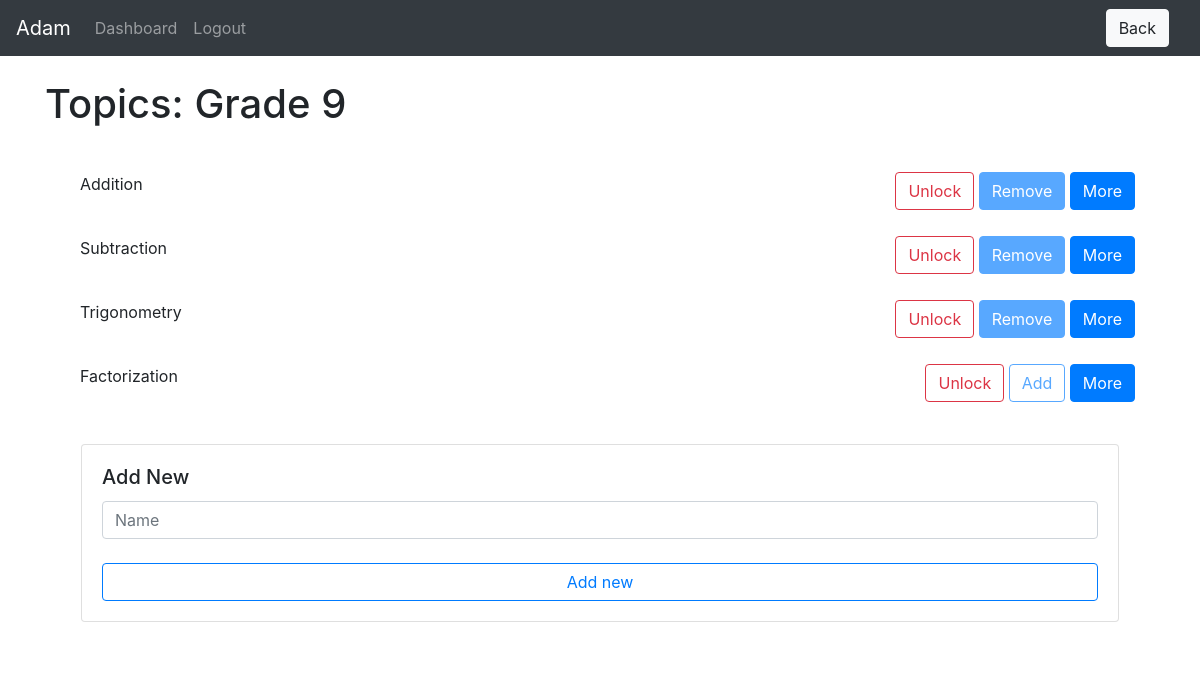
Screenshot of /teacher/group-detail/1/topics (signed in) with the database file from the repository.
### website/models.py (models this page shows)
class User(db.Model, UserMixin):                                                        # type: ignore
    id = db.Column(db.Integer, primary_key=True)
    email = db.Column(db.String(150), unique=True)
    password = db.Column(db.String(150))
    first_name = db.Column(db.String(150))
    teacher_id = db.relationship('Teacher', uselist=False, backref="user")
    student_id = db.relationship('Student', uselist=False, backref="user")

class Group(db.Model):
    id = db.Column(db.Integer, primary_key=True)
    name = db.Column(db.String(150))
    teacher_id = db.Column(db.Integer, db.ForeignKey('teacher.id'))
    student_ids = db.relationship('Student')
    topic_ids = db.relationship('Topic')

class Topic(db.Model):
    id = db.Column(db.Integer, primary_key=True)
    name = db.Column(db.String(150))
    active = db.Column(db.Boolean)
    locked = db.Column(db.Boolean)
    instances = db.Column(db.SmallInteger)
    date = db.Column(db.DateTime(timezone=True))
    group_id = db.Column(db.Integer, db.ForeignKey('group.id'))
    variable_ids = db.relationship('Variable')
    problem_ids = db.relationship('Problem')
    data_ids = db.relationship('Data')

### website/teacher/teacher_views.py (the view)
@views.route('/group-detail/<group_id>/topics', methods=['GET', 'POST'])# type: ignore
@login_required
def topics(group_id):
    group = Group.query.filter_by(id=group_id).first()
    if request.method == 'POST':
        value = request.form['button']
        if value == "add_new":
            name = request.form.get('name')
            if len(str(name)) < 1:
                flash('Name is too short!', category='error')
            else:
                new_topic = Topic(name=name, active=False, locked=True, group_id=group.id, instances=0)
                db.session.add(new_topic)
                db.session.commit()
                flash('Note added!', category='success')
                for student in group.student_ids:
                    new_data = Data(correct=1, completed=1, avg_time=30, topic_id=new_topic.id, student_id=student.id)
                    db.session.add(new_data)
                    db.session.commit()
            return render_template("teacher/topics.html", user=current_user, group=group)
        elif value[:4] == "more":
            return redirect(url_for('teacher_views.edit_topic', group_id=group.id, topic_id=value[4:]))
        elif value[:4] == "lock":
            topic = Topic.query.get(value[4:])
            if topic:
                isLocked = topic.locked
                topic.locked = not isLocked
                db.session.add(topic)
                db.session.commit()
                return render_template("teacher/topics.html", user=current_user, group=group)
        else:
            topic = Topic.query.get(request.form['button'])
            if topic:
                isActive = topic.active
                if not isActive:
                    topic.active = True
                    topic.date = func.now()
                else:
                    topic.active = False
                db.session.add(topic)
                db.session.commit()
                return render_template("teacher/topics.html", user=current_user, group=group)
    else:
        return render_template("teacher/topics.html", user=current_user, group=group)

### website/templates/teacher/topics.html (shortened to what this page needs)
{% extends "base.html" %} {% block title %}Classes{% endblock %}
{% block extra_header %}
<a href="{{url_for('teacher_views.group_detail', group_id=group.id)}}">
    <button class="btn btn-light ml-3" type="button" name="button">Back</button>
</a>
{% endblock %}
{% block content %}
<br>
<h1>Topics: {{ group.name }}</h1>
<br>
<div style="display:flex; flex-direction: row; justify-content: center; align-items: center">
    <ul class="list-group list-group-flush w-100">
        {% for topic in group.topic_ids %}
        <form method='POST'>
        <li class="list-group-item"><div class="d-flex justify-content-between">
            <div class="col-sm-9"><p>{{ topic.name }}</p></div>
            <div>
                {% if topic.locked %}
                <button name="button" class="btn btn-outline-danger" value="lock{{ topic.id }}">Unlock</button>
                    {% if topic.active %}
                    <button name="button" class="btn btn-primary" value="{{ topic.id }}" disabled>Remove</button>
                    {% else %}
                    <button name="button" class="btn btn-outline-primary" value="{{ topic.id }}" disabled>Add</button>
                    {% endif %}
                {% endif %}
                <button name="button" class="btn btn-primary" value="more{{ topic.id }}">More</button>
            </div>
        </div></li>
    </form>
        {% endfor %}
    <form method="POST">
        <li class="list-group-item">
            <div class="col p-3">
                <div class="card">
                  <div class="card-body">
                    <h5 class="card-title">Add New</h5>
                    <input type="text" class="form-control" name="name" id="name" placeholder="Name">
                    <br>
                    <button class="btn btn-outline-primary btn-block" name="button" value="add_new">Add new</button>
                  </div>
                </div>
            </div>
        </li>
    </form>
    </ul>
</div>
{% endblock %}

### website/templates/base.html (shortened to what this page needs)
<!DOCTYPE html>
<html>
  <head>
    <link
      rel="stylesheet"
      href="https://stackpath.bootstrapcdn.com/bootstrap/4.4.1/css/bootstrap.min.css"
    />
    <link
      rel="stylesheet"
      href="https://stackpath.bootstrapcdn.com/font-awesome/4.7.0/css/font-awesome.min.css"
    />
  </head>
  <body>
    <nav class="navbar navbar-expand-lg navbar-dark bg-dark justify-content-between">
      <div>
      <div class="collapse navbar-collapse" id="navbar">
        <div class="navbar-nav">
            {% if user.is_authenticated %}
            <a class="navbar-brand" id="page" href='#'>{{ user.first_name }}</a>
            {% if user.teacher_id %}
            <a class="nav-item nav-link" id="page" href="/teacher/">Classes</a>
            {% elif user.student_id %}
            <a class="nav-item nav-link" id="page" href="/student/dash">Dashboard</a>
            {% endif %}
            <a class="nav-item nav-link ml-auto align-left" id="logout" href="/logout">Logout</a>
            {% else %}
            <a class="nav-item nav-link" id="login" href="/login">Login</a>
            <a class="nav-item nav-link" id="signUp" href="/sign-up">Sign Up</a>
            {% endif%}
        </div>
      </div>
    </div>
    <div class="container justify-content-end my-2 my-sm-0">{% block extra_header %} {% endblock %}</div>
    </nav>
    <div class="container">{% block content %} {% endblock %}</div>
  </body>
</html>

### rows the page displays
User: first_name "Adam"
Group: name "Grade 9"
Topic: name "Addition", {{ topic.id }} 1 (drawn)
Topic: name "Subtraction", {{ topic.id }} 2 (drawn)
Topic: name "Trigonometry", {{ topic.id }} 3 (drawn)
Topic: name "Factorization", {{ topic.id }} 4 (drawn)
